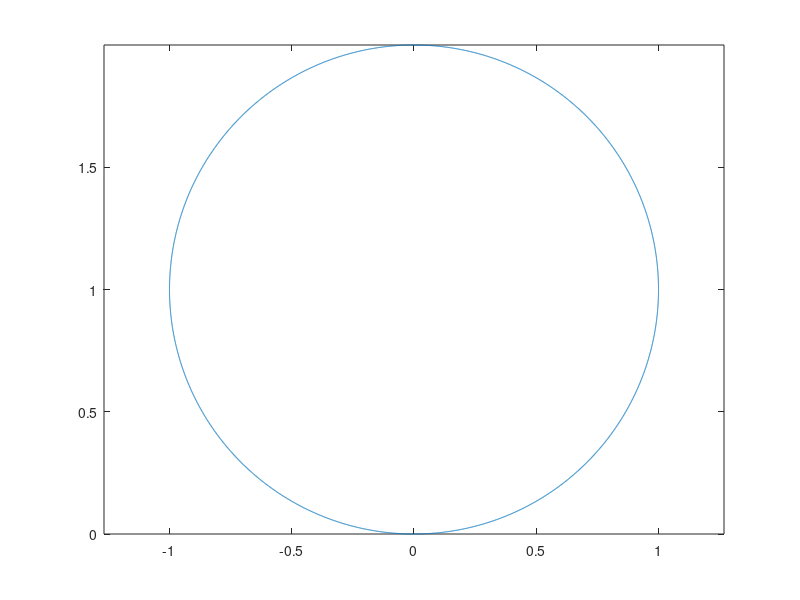

Reproduce this figure in MATLAB.
clear all;
close all;
disp('Running...')

function outstate = nonholoRobotKin(state, ctrl)
   dt=0.001;
   outstate = [state(1)+ctrl(1)*cos(state(3))*dt;
               state(2)+ctrl(1)*sin(state(3))*dt;
               state(3)+ctrl(2)*dt];
endfunction

function outstate = nonholoRobotKinMotion(state, ctrl, time)
    dt=0.001;
    allStates=[];
    for i=0:dt:time
        state=nonholoRobotKin(state,ctrl);
        allStates(end+1,:)=state';
    endfor
    plot(allStates(:,1), allStates(:,2));
    hold on;
    axis("equal");
    outstate=state;
endfunction

state = nonholoRobotKinMotion([0;0;0],[1;1],2*pi/1)
